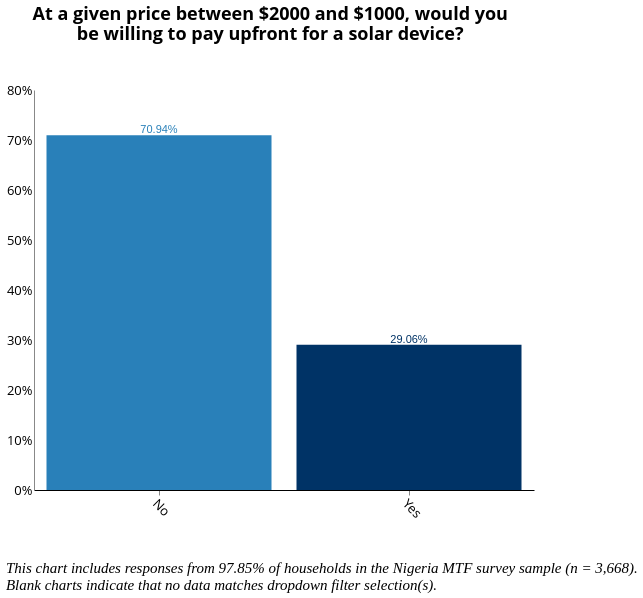

Vega-Lite specification stored for this chart:
### Vega-Lite specification from a JSON file in a GitHub repository (floating-point values rounded to 4 significant figures; data arrays with more than 128 entries replaced by an {"elided": "..."} marker saying what was removed)
{"width": 800, "height": 400, "config": {"title": {"fontSize": 18, "font": "Open Sans", "anchor": "center", "fontColor": "#000000"}, "axisX": {"domain": true, "domainColor": "#000000", "grid": false, "labelFont": "Open Sans", "labelFontSize": 13, "titleFont": "Open Sans", "titleFontSize": 13, "titleFontWeight": "normal", "title": "X Axis Title (units)", "labelAngle": 45}, "axisY": {"domain": true, "grid": false, "gridColor": "#DEDDDD", "gridWidth": 1, "labelFont": "Open Sans", "labelFontSize": 13, "labelAngle": 0, "ticks": false, "titleFont": "Open Sans", "titleFontSize": 13, "titleFontWeight": "normal", "titlePadding": 10, "title": "Y Axis Title (units)"}, "range": {"category": ["#2980B9", "#003366", "#FFAE19", "#FF4500", "#438B28", "#45B39D", "#99ADC1", "#212F3C"]}, "legend": {"labelFont": "Open Sans", "labelFontSize": 13, "symbolType": "square", "symbolSize": 100, "titleFont": "Open Sans", "titleFontSize": 13, "titleFontWeight": "normal", "title": "Legend", "orient": "right", "offset": 0, "labelLimit": 0}, "tooltip": {"font": "Open Sans"}, "view": {"stroke": "transparent", "text": {"font": "Open Sans", "color": ["#2980B9", "#003366", "#FFAE19", "#FF4500", "#438B28", "#45B39D", "#99ADC1", "#212F3C"], "fontSize": 13, "align": "right", "fontWeight": 400, "size": 13}, "bar": {"size": 40, "binSpacing": 1, "continuousBandSize": 30, "discreteBandSize": 30, "fill": ["#2980B9", "#003366", "#FFAE19", "#FF4500", "#438B28", "#45B39D", "#99ADC1", "#212F3C"], "stroke": false}}}, "concat": [{"layer": [{"mark": "bar", "encoding": {"color": {"field": "e_3", "legend": null, "type": "nominal"}, "tooltip": {"field": "e_3", "type": "nominal"}, "x": {"axis": {"title": " "}, "field": "e_3", "sort": {"field": "e_3", "op": "count", "order": "descending"}, "type": "nominal"}, "y": {"aggregate": "sum", "axis": {"format": "%", "title": ""}, "field": "pct", "type": "quantitative"}}, "height": 400, "selection": {"selector087": {"type": "single", "fields": ["locality"], "bind": {"input": "select", "options": [null, 0, 1], "labels": ["National", "Urban", "Rural"], "name": "Locality Breakdown  "}}, "selector088": {"type": "single", "fields": ["elc_aggr_tier"], "bind": {"input": "select", "options": [null, "Tier 0", "Tier 1", "Tier 2", "Tier 3", "Tier 4", "Tier 5"], "labels": ["All Tiers", "Tier 0", "Tier 1", "Tier 2", "Tier 3", "Tier 4", "Tier 5"], "name": "Electricity Tiers  "}}}, "transform": [{"joinaggregate": [{"op": "count", "field": "*", "as": "total"}]}, {"calculate": "1 / datum.total", "as": "pct"}], "width": 500}, {"mark": {"type": "text", "align": "center", "baseline": "bottom"}, "encoding": {"color": {"field": "e_3", "legend": null, "type": "nominal"}, "text": {"aggregate": "sum", "field": "pct", "format": ".2%", "type": "quantitative"}, "tooltip": {"field": "e_3", "type": "nominal"}, "x": {"axis": {"title": " "}, "field": "e_3", "sort": {"field": "e_3", "op": "count", "order": "descending"}, "type": "nominal"}, "y": {"aggregate": "sum", "axis": {"format": "%", "title": ""}, "field": "pct", "type": "quantitative"}}, "height": 400, "transform": [{"joinaggregate": [{"op": "count", "field": "*", "as": "total"}]}, {"calculate": "1 / datum.total", "as": "pct"}], "width": 500}], "title": {"text": ["At a given price between $2000 and $1000, would you", "be willing to pay upfront for a solar device?"], "color": "black", "subtitleColor": "black", "offset": 40}, "transform": [{"filter": {"selection": "selector087"}}, {"filter": {"selection": "selector088"}}]}], "data": {"name": "data-73cdfb8952873c195eb5d94ec3c81941"}, "title": {"text": ["", "", "This chart includes responses from 97.85% of households in the Nigeria MTF survey sample (n = 3,668).", "Blank charts indicate that no data matches dropdown filter selection(s)."], "anchor": "start", "baseline": "bottom", "font": "Times New Roman", "fontSize": 15, "fontStyle": "italic", "fontWeight": "normal", "orient": "bottom"}, "$schema": "https://vega.github.io/schema/vega-lite/v4.17.0.json", "datasets": {"data-73cdfb8952873c195eb5d94ec3c81941": {"elided": "3589 records"}}}
